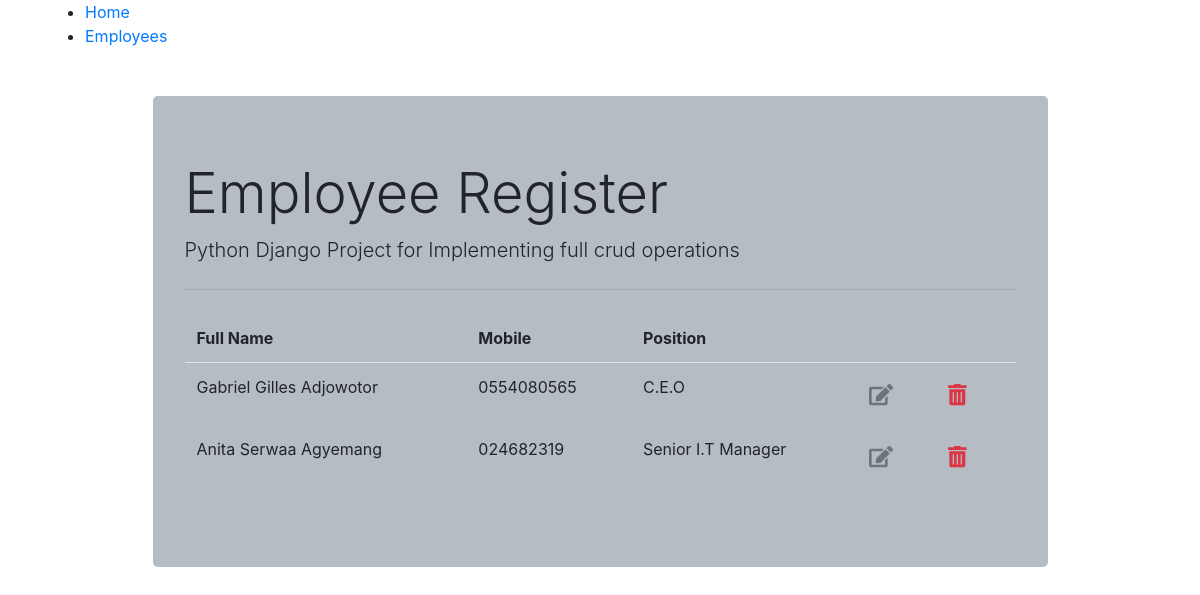
Page /list on the earlier database version.
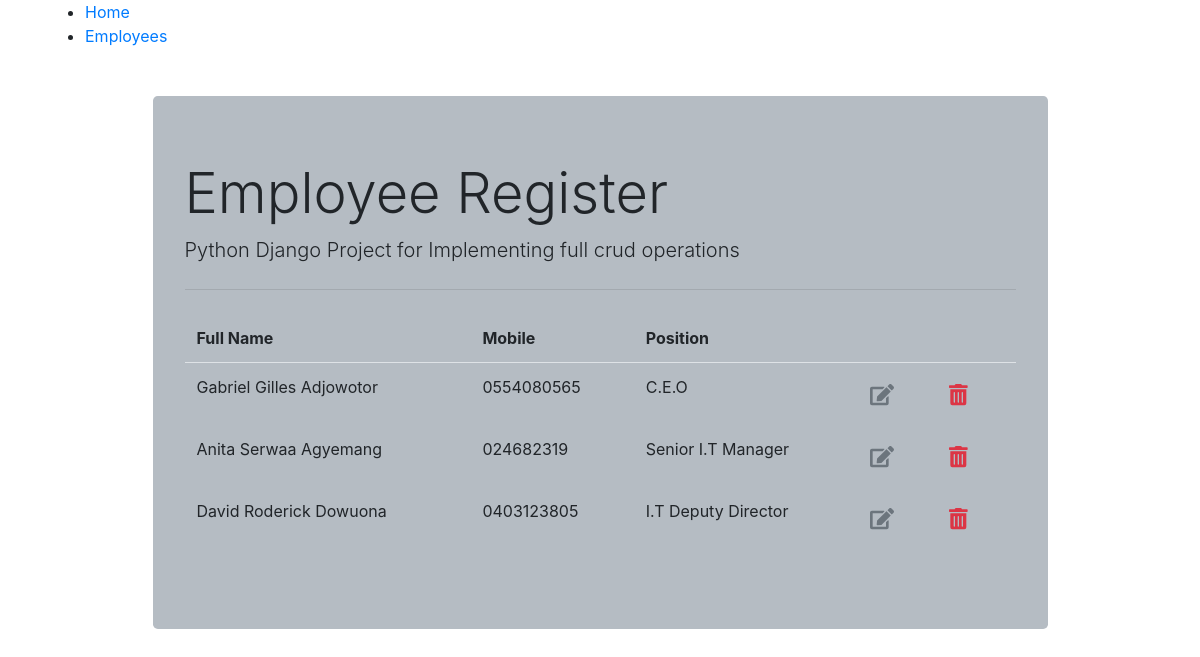
Same page on the later database version.
### employees/models.py (models this page shows, shortened)
class Employee(models.Model):
    employee_name = models.CharField(max_length=250, unique=True)
    address = models.CharField(max_length=100)
    employment_code = models.CharField(max_length=10)
    phone_number = models.CharField(max_length=10)
    position = models.ForeignKey('Position', on_delete=models.CASCADE)

class Position(models.Model):
    title = models.CharField(max_length=20)
    def __str__(self):
        return self.title

### employees/views.py (the view)
# urls.py: path('list', views.employee_list, name="list"),
def employee_list(request):
    employee_data = Employee.objects.all()
    list_result = [entry for entry in employee_data]  # converts ValuesQuerySet into Python list
    context = {"list_result": list_result}
    return render(request, "employees/employee_list.html", context)

### employees/templates/employees/employee_list.html
{% extends "employees/base.html" %}
    {% block content %}
        <table class="table table-borderless">
            <thead class="border-bottom font-weight-bold">
            <tr>
                <td>Full Name</td>
                <td>Mobile</td>
                <td>Position</td>
                <td></td>
                <td></td>
            </tr>
            </thead>
            <tbody>
                {% for employee in list_result %}
                    <tr>
                        <td> {{employee.employee_name}}</td>
                        <td> {{employee.phone_number}}</td>
                        <td> {{employee.position}}</td>
                        <td>
                            <a href="{% url 'update' employee.id %}" class="btn text-secondary px-0">
                                <i class="fas fa-edit fa-lg"></i>
                            </a>
                        </td>
                        <td>
                            <form action="{% url 'delete' employee.id %}">
                                <button class="btn" type="submit">
                                    <i class="fas fa-trash-alt fa-lg text-danger"></i>
                                </button>
                            </form>
                        </td>
                    </tr>
                {% endfor %}
            </tbody>
        </table>
    {% endblock %}

Differences in the rows shown:
added Employee: employee_name "David Roderick Dowuona", phone_number "0403123805", position "I.T Deputy Director"
